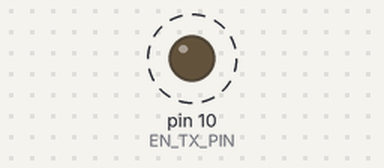
Simulated run of this sketch. Board: Arduino Uno, built with avr-gcc and run on an emulated ATmega328P. On the bench: output pins drawn as LEDs (lit = HIGH). Dashed ring = blinking. Pins used as bus, display or sensor lines are not drawn; what the sketch prints to the serial monitor is not drawn.

Above: at 0.5 s.
Timing chart, 0 to 3.0 s (numbered marks = the images above):
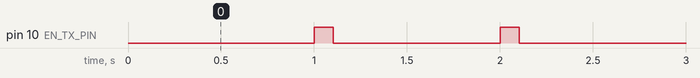

Measured:
- by itself, pin 10 (EN_TX_PIN): alternates HIGH for 0.10 s and LOW for 0.90 s

The sketch:

custom_protocol_tx_v2.ino
```cpp
// Custom 433 MHz Protocol - Transmitter
// Based on RadioHead RH_ASK principles but simplified for Arduino UNO
// TX: pin 3, EN_TX: pin 10

#define TX_PIN 3
#define EN_TX_PIN 10
#define SPEED 2000  // bits per second

// 4-to-6 bit encoding table
// Each symbol has 3 ones and 3 zeros for DC balance
const uint8_t symbols[16] = {
    0x0d, 0x0e, 0x13, 0x15, 0x16, 0x19, 0x1a, 0x1c,
    0x23, 0x25, 0x26, 0x29, 0x2a, 0x2c, 0x32, 0x34
};

#define START_SYMBOL 0xb38  // 12-bit start symbol
#define PREAMBLE_LEN 8      // Number of 6-bit preamble symbols
#define MAX_MESSAGE_LEN 60

volatile uint8_t txBuf[256];    // Encoded transmit buffer
volatile uint16_t txBufLen = 0;
volatile uint16_t txIndex = 0;
volatile uint8_t txBit = 0;
volatile uint8_t txSample = 0;
volatile bool transmitting = false;

void setup() {
    Serial.begin(115200);
    pinMode(TX_PIN, OUTPUT);
    pinMode(EN_TX_PIN, OUTPUT);
    digitalWrite(TX_PIN, LOW);
    digitalWrite(EN_TX_PIN, LOW);

    setupTimer();
    Serial.println("Custom 433MHz TX ready");
}

void setupTimer() {
    // Timer1 setup for 8 samples per bit at 2000 bps = 16000 Hz
    noInterrupts();
    TCCR1A = 0;
    TCCR1B = 0;
    TCNT1 = 0;

    // 16MHz / (prescaler * (OCR1A + 1)) = 16000 Hz
    // Using prescaler 1: OCR1A = (16000000 / 16000) - 1 = 999
    OCR1A = 999;
    TCCR1B |= (1 << WGM12);  // CTC mode
    TCCR1B |= (1 << CS10);   // Prescaler = 1
    TIMSK1 |= (1 << OCIE1A); // Enable timer compare interrupt
    interrupts();
}

// CRC-CCITT calculation
uint16_t crc_ccitt_update(uint16_t crc, uint8_t data) {
    data ^= crc & 0xff;
    data ^= data << 4;
    return ((((uint16_t)data << 8) | ((crc >> 8) & 0xff)) ^
            (uint8_t)(data >> 4) ^ ((uint16_t)data << 3));
}

// Encode a byte as two 6-bit symbols
void encodeByte(uint8_t b) {
    txBuf[txBufLen++] = symbols[b >> 4];     // High nybble
    txBuf[txBufLen++] = symbols[b & 0x0f];   // Low nybble
}

bool send(const uint8_t* message, uint8_t len) {
    if (transmitting || len > MAX_MESSAGE_LEN) {
        return false;
    }

    // Build encoded buffer
    txBufLen = 0;

    // Preamble: alternating 0x2a (101010)
    for (uint8_t i = 0; i < PREAMBLE_LEN - 2; i++) {
        txBuf[txBufLen++] = 0x2a;
    }

    // Start symbol 0xb38 as two 6-bit symbols (0x38, 0x2c before encoding)
    txBuf[txBufLen++] = 0x38;
    txBuf[txBufLen++] = 0x2c;

    // Calculate total length: count(1) + message + FCS(2)
    uint8_t totalLen = len + 3;

    // Encode length
    encodeByte(totalLen);

    // Calculate CRC
    uint16_t crc = 0xffff;
    crc = crc_ccitt_update(crc, totalLen);

    // Encode message
    for (uint8_t i = 0; i < len; i++) {
        encodeByte(message[i]);
        crc = crc_ccitt_update(crc, message[i]);
    }

    // Encode CRC (low byte first)
    encodeByte(crc & 0xff);
    encodeByte(crc >> 8);

    // Start transmission
    noInterrupts();
    txIndex = 0;
    txBit = 0;
    txSample = 0;
    transmitting = true;
    digitalWrite(EN_TX_PIN, HIGH);  // Enable transmitter
    interrupts();

    return true;
}

// Timer interrupt - called 8 times per bit
ISR(TIMER1_COMPA_vect) {
    if (!transmitting) return;

    if (txSample++ == 0) {
        // Send next bit
        if (txIndex >= txBufLen) {
            // Transmission complete
            digitalWrite(TX_PIN, LOW);
            digitalWrite(EN_TX_PIN, LOW);
            transmitting = false;
        } else {
            // Send bit from current symbol (LSB first)
            digitalWrite(TX_PIN, (txBuf[txIndex] & (1 << txBit)) ? HIGH : LOW);
            txBit++;
            if (txBit >= 6) {
                txBit = 0;
                txIndex++;
            }
        }
    }

    if (txSample >= 8) {
        txSample = 0;
    }
}

void loop() {
    static uint32_t lastSend = 0;
    static uint8_t counter = 0;

    if (millis() - lastSend >= 1000 && !transmitting) {
        // Send a test message every second
        uint8_t message[10];
        message[0] = 0xAA;  // Test pattern
        message[1] = counter++;

        sprintf((char*)&message[2], "TEST%02d", counter % 100);

        if (send(message, 10)) {
            Serial.print("Sending: ");
            for (int i = 0; i < 10; i++) {
                Serial.print(message[i], HEX);
                Serial.print(" ");
            }
            Serial.println();
        }

        lastSend = millis();
    }
}
```
